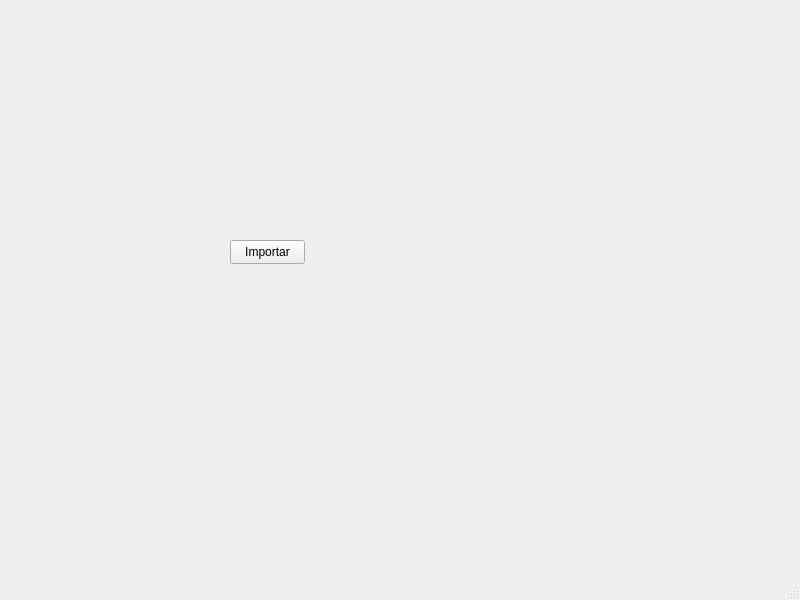
<?xml version="1.0" encoding="UTF-8"?>
<ui version="4.0">
 <class>MainWindow</class>
 <widget class="QMainWindow" name="MainWindow">
  <property name="geometry">
   <rect>
    <x>0</x>
    <y>0</y>
    <width>800</width>
    <height>600</height>
   </rect>
  </property>
  <property name="windowTitle">
   <string>MainWindow</string>
  </property>
  <widget class="QWidget" name="centralwidget">
   <widget class="QPushButton" name="btnImportarBin">
    <property name="geometry">
     <rect>
      <x>230</x>
      <y>240</y>
      <width>75</width>
      <height>24</height>
     </rect>
    </property>
    <property name="text">
     <string>Importar</string>
    </property>
   </widget>
  </widget>
  <widget class="QMenuBar" name="menubar">
   <property name="geometry">
    <rect>
     <x>0</x>
     <y>0</y>
     <width>800</width>
     <height>22</height>
    </rect>
   </property>
  </widget>
  <widget class="QStatusBar" name="statusbar"/>
 </widget>
 <resources/>
 <connections/>
</ui>
